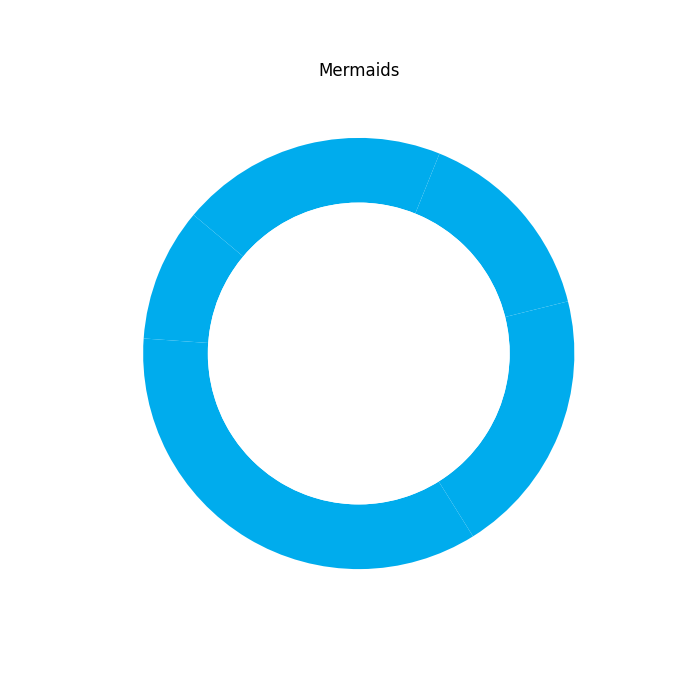

Reproduce this figure in Python.
import matplotlib.pyplot as plt

creatures = ['Elves', 'Fae', 'Dwarfs', 'Wiz', 'Trolls', 'Drgs', 'Goblins', 'Mermaids']
snacks = ['Pixie Dnts', 'Ench Apples', 'Mys Muffins', 'Splbnd Scones', 'Char Chews']

data = {
    'Elves': [40, 20, 15, 10, 15],
    'Fae': [25, 40, 10, 20, 5],
    'Dwarfs': [30, 10, 30, 20, 10],
    'Wiz': [20, 25, 20, 25, 10],
    'Trolls': [10, 15, 35, 5, 35],
    'Drgs': [20, 5, 10, 15, 50],
    'Goblins': [15, 25, 20, 30, 10],
    'Mermaids': [10, 35, 20, 15, 20]
}

single_color = ['#00aced']

def plot_creature_pie_chart(data, creature, single_color):
    fig, ax = plt.subplots(figsize=(7, 7))
    
    ax.pie(
        data,
        labels=None,
        autopct=None,
        startangle=140,
        colors=single_color,
        wedgeprops=dict(width=0.3, edgecolor='none'),
        pctdistance=0.85
    )
  
    centre_circle = plt.Circle((0, 0), 0.70, fc='white')
    fig.gca().add_artist(centre_circle)
    
    ax.set(aspect="equal", title=f'{creature}')
    
    plt.show()

for creature, data in data.items():
    plot_creature_pie_chart(data, creature, single_color)
